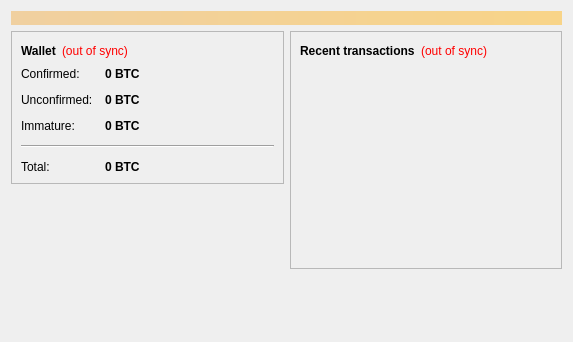
<?xml version="1.0" encoding="UTF-8"?>
<ui version="4.0">
 <class>OverviewPage</class>
 <widget class="QWidget" name="OverviewPage">
  <property name="geometry">
   <rect>
    <x>0</x>
    <y>0</y>
    <width>573</width>
    <height>342</height>
   </rect>
  </property>
  <property name="windowTitle">
   <string>Form</string>
  </property>
  <layout class="QVBoxLayout" name="topLayout">
   <item>
    <widget class="QLabel" name="labelAlerts">
     <property name="visible">
      <bool>false</bool>
     </property>
     <property name="styleSheet">
      <string notr="true">background-color: qlineargradient(x1: 0, y1: 0, x2: 1, y2: 0, stop:0 #F0D0A0, stop:1 #F8D488); color:#000000;</string>
     </property>
     <property name="wordWrap">
      <bool>true</bool>
     </property>
     <property name="margin">
      <number>3</number>
     </property>
    </widget>
   </item>
   <item>
    <layout class="QHBoxLayout" name="horizontalLayout" stretch="1,1">
     <item>
      <layout class="QVBoxLayout" name="verticalLayout_2">
       <item>
        <widget class="QFrame" name="frame">
         <property name="frameShape">
          <enum>QFrame::StyledPanel</enum>
         </property>
         <property name="frameShadow">
          <enum>QFrame::Raised</enum>
         </property>
         <layout class="QVBoxLayout" name="verticalLayout_4">
          <item>
           <layout class="QHBoxLayout" name="horizontalLayout_4">
            <item>
             <widget class="QLabel" name="label_5">
              <property name="font">
               <font>
                <weight>75</weight>
                <bold>true</bold>
               </font>
              </property>
              <property name="text">
               <string>Wallet</string>
              </property>
             </widget>
            </item>
            <item>
             <widget class="QLabel" name="labelWalletStatus">
              <property name="toolTip">
               <string>The displayed information may be out of date. Your wallet automatically synchronizes with the Futurecoin network after a connection is established, but this process has not completed yet.</string>
              </property>
              <property name="styleSheet">
               <string notr="true">QLabel { color: red; }</string>
              </property>
              <property name="text">
               <string notr="true">(out of sync)</string>
              </property>
              <property name="alignment">
               <set>Qt::AlignLeading|Qt::AlignLeft|Qt::AlignVCenter</set>
              </property>
             </widget>
            </item>
            <item>
             <spacer name="horizontalSpacer_2">
              <property name="orientation">
               <enum>Qt::Horizontal</enum>
              </property>
              <property name="sizeHint" stdset="0">
               <size>
                <width>40</width>
                <height>20</height>
               </size>
              </property>
             </spacer>
            </item>
           </layout>
          </item>
          <item>
           <layout class="QFormLayout" name="formLayout_2">
            <property name="fieldGrowthPolicy">
             <enum>QFormLayout::AllNonFixedFieldsGrow</enum>
            </property>
            <property name="horizontalSpacing">
             <number>12</number>
            </property>
            <property name="verticalSpacing">
             <number>12</number>
            </property>
            <item row="0" column="0">
             <widget class="QLabel" name="label">
              <property name="text">
               <string>Confirmed:</string>
              </property>
             </widget>
            </item>
            <item row="0" column="1">
             <widget class="QLabel" name="labelBalance">
              <property name="font">
               <font>
                <weight>75</weight>
                <bold>true</bold>
               </font>
              </property>
              <property name="cursor">
               <cursorShape>IBeamCursor</cursorShape>
              </property>
              <property name="toolTip">
               <string>Your current spendable balance</string>
              </property>
              <property name="text">
               <string notr="true">0 BTC</string>
              </property>
              <property name="textInteractionFlags">
               <set>Qt::LinksAccessibleByMouse|Qt::TextSelectableByKeyboard|Qt::TextSelectableByMouse</set>
              </property>
             </widget>
            </item>
            <item row="1" column="0">
             <widget class="QLabel" name="label_3">
              <property name="text">
               <string>Unconfirmed:</string>
              </property>
             </widget>
            </item>
            <item row="1" column="1">
             <widget class="QLabel" name="labelUnconfirmed">
              <property name="font">
               <font>
                <weight>75</weight>
                <bold>true</bold>
               </font>
              </property>
              <property name="cursor">
               <cursorShape>IBeamCursor</cursorShape>
              </property>
              <property name="toolTip">
               <string>Total of transactions that have yet to be confirmed, and do not yet count toward the spendable balance</string>
              </property>
              <property name="text">
               <string notr="true">0 BTC</string>
              </property>
              <property name="textInteractionFlags">
               <set>Qt::LinksAccessibleByMouse|Qt::TextSelectableByKeyboard|Qt::TextSelectableByMouse</set>
              </property>
             </widget>
            </item>
            <item row="2" column="0">
             <widget class="QLabel" name="labelImmatureText">
              <property name="text">
               <string>Immature:</string>
              </property>
             </widget>
            </item>
            <item row="2" column="1">
             <widget class="QLabel" name="labelImmature">
              <property name="font">
               <font>
                <weight>75</weight>
                <bold>true</bold>
               </font>
              </property>
              <property name="toolTip">
               <string>Mined balance that has not yet matured</string>
              </property>
              <property name="text">
               <string notr="true">0 BTC</string>
              </property>
              <property name="textInteractionFlags">
               <set>Qt::LinksAccessibleByMouse|Qt::TextSelectableByKeyboard|Qt::TextSelectableByMouse</set>
              </property>
             </widget>
            </item>
            <item row="4" column="0">
             <widget class="QLabel" name="labelTotalText">
              <property name="text">
               <string>Total:</string>
              </property>
             </widget>
            </item>
            <item row="4" column="1">
             <widget class="QLabel" name="labelTotal">
              <property name="font">
               <font>
                <weight>75</weight>
                <bold>true</bold>
               </font>
              </property>
              <property name="cursor">
               <cursorShape>IBeamCursor</cursorShape>
              </property>
              <property name="toolTip">
               <string>Your current total balance</string>
              </property>
              <property name="text">
               <string notr="true">0 BTC</string>
              </property>
              <property name="textInteractionFlags">
               <set>Qt::LinksAccessibleByMouse|Qt::TextSelectableByKeyboard|Qt::TextSelectableByMouse</set>
              </property>
             </widget>
            </item>
            <item row="3" column="0" colspan="2">
             <widget class="Line" name="line">
              <property name="orientation">
               <enum>Qt::Horizontal</enum>
              </property>
             </widget>
            </item>
           </layout>
          </item>
         </layout>
        </widget>
       </item>
       <item>
        <spacer name="verticalSpacer">
         <property name="orientation">
          <enum>Qt::Vertical</enum>
         </property>
         <property name="sizeHint" stdset="0">
          <size>
           <width>20</width>
           <height>40</height>
          </size>
         </property>
        </spacer>
       </item>
      </layout>
     </item>
     <item>
      <layout class="QVBoxLayout" name="verticalLayout_3">
       <item>
        <widget class="QFrame" name="frame_2">
         <property name="frameShape">
          <enum>QFrame::StyledPanel</enum>
         </property>
         <property name="frameShadow">
          <enum>QFrame::Raised</enum>
         </property>
         <layout class="QVBoxLayout" name="verticalLayout">
          <item>
           <layout class="QHBoxLayout" name="horizontalLayout_2">
            <item>
             <widget class="QLabel" name="label_4">
              <property name="text">
               <string>&lt;b&gt;Recent transactions&lt;/b&gt;</string>
              </property>
             </widget>
            </item>
            <item>
             <widget class="QLabel" name="labelTransactionsStatus">
              <property name="toolTip">
               <string>The displayed information may be out of date. Your wallet automatically synchronizes with the Futurecoin network after a connection is established, but this process has not completed yet.</string>
              </property>
              <property name="styleSheet">
               <string notr="true">QLabel { color: red; }</string>
              </property>
              <property name="text">
               <string notr="true">(out of sync)</string>
              </property>
              <property name="alignment">
               <set>Qt::AlignRight|Qt::AlignTrailing|Qt::AlignVCenter</set>
              </property>
             </widget>
            </item>
            <item>
             <spacer name="horizontalSpacer">
              <property name="orientation">
               <enum>Qt::Horizontal</enum>
              </property>
              <property name="sizeHint" stdset="0">
               <size>
                <width>40</width>
                <height>20</height>
               </size>
              </property>
             </spacer>
            </item>
           </layout>
          </item>
          <item>
           <widget class="QListView" name="listTransactions">
            <property name="styleSheet">
             <string notr="true">QListView { background: transparent; }</string>
            </property>
            <property name="frameShape">
             <enum>QFrame::NoFrame</enum>
            </property>
            <property name="verticalScrollBarPolicy">
             <enum>Qt::ScrollBarAlwaysOff</enum>
            </property>
            <property name="horizontalScrollBarPolicy">
             <enum>Qt::ScrollBarAlwaysOff</enum>
            </property>
            <property name="selectionMode">
             <enum>QAbstractItemView::NoSelection</enum>
            </property>
           </widget>
          </item>
         </layout>
        </widget>
       </item>
       <item>
        <spacer name="verticalSpacer_2">
         <property name="orientation">
          <enum>Qt::Vertical</enum>
         </property>
         <property name="sizeHint" stdset="0">
          <size>
           <width>20</width>
           <height>40</height>
          </size>
         </property>
        </spacer>
       </item>
      </layout>
     </item>
    </layout>
   </item>
  </layout>
 </widget>
 <resources/>
 <connections/>
</ui>
